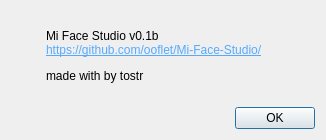
<?xml version="1.0" encoding="UTF-8"?>
<ui version="4.0">
 <class>Dialog</class>
 <widget class="QDialog" name="Dialog">
  <property name="enabled">
   <bool>true</bool>
  </property>
  <property name="geometry">
   <rect>
    <x>0</x>
    <y>0</y>
    <width>326</width>
    <height>140</height>
   </rect>
  </property>
  <property name="sizePolicy">
   <sizepolicy hsizetype="Fixed" vsizetype="Fixed">
    <horstretch>0</horstretch>
    <verstretch>0</verstretch>
   </sizepolicy>
  </property>
  <property name="minimumSize">
   <size>
    <width>326</width>
    <height>140</height>
   </size>
  </property>
  <property name="maximumSize">
   <size>
    <width>326</width>
    <height>140</height>
   </size>
  </property>
  <property name="windowTitle">
   <string>About</string>
  </property>
  <layout class="QVBoxLayout" name="verticalLayout">
   <item>
    <widget class="QFrame" name="frame">
     <property name="frameShape">
      <enum>QFrame::NoFrame</enum>
     </property>
     <property name="frameShadow">
      <enum>QFrame::Raised</enum>
     </property>
     <layout class="QGridLayout" name="gridLayout">
      <item row="3" column="1">
       <spacer name="verticalSpacer_2">
        <property name="orientation">
         <enum>Qt::Vertical</enum>
        </property>
        <property name="sizeHint" stdset="0">
         <size>
          <width>20</width>
          <height>40</height>
         </size>
        </property>
       </spacer>
      </item>
      <item row="1" column="3">
       <spacer name="horizontalSpacer">
        <property name="orientation">
         <enum>Qt::Horizontal</enum>
        </property>
        <property name="sizeHint" stdset="0">
         <size>
          <width>40</width>
          <height>20</height>
         </size>
        </property>
       </spacer>
      </item>
      <item row="1" column="2">
       <widget class="QLabel" name="label_2">
        <property name="text">
         <string>&lt;html&gt;&lt;head/&gt;&lt;body&gt;&lt;p&gt;Mi Face Studio v0.1b&lt;br/&gt;&lt;a href=&quot;https://github.com/ooflet/Mi-Face-Studio/&quot;&gt;&lt;span style=&quot; text-decoration: underline; color:#55aaff;&quot;&gt;https://github.com/ooflet/Mi-Face-Studio/&lt;/span&gt;&lt;/a&gt;&lt;/p&gt;&lt;p&gt;made with &lt;img src=&quot;:/Dark/heart.png&quot;/&gt; by tostr&lt;/p&gt;&lt;/body&gt;&lt;/html&gt;</string>
        </property>
        <property name="openExternalLinks">
         <bool>true</bool>
        </property>
       </widget>
      </item>
      <item row="0" column="1">
       <spacer name="verticalSpacer">
        <property name="orientation">
         <enum>Qt::Vertical</enum>
        </property>
        <property name="sizeHint" stdset="0">
         <size>
          <width>20</width>
          <height>40</height>
         </size>
        </property>
       </spacer>
      </item>
      <item row="1" column="1">
       <widget class="QLabel" name="label">
        <property name="sizePolicy">
         <sizepolicy hsizetype="Minimum" vsizetype="Preferred">
          <horstretch>0</horstretch>
          <verstretch>0</verstretch>
         </sizepolicy>
        </property>
        <property name="text">
         <string>&lt;html&gt;&lt;head/&gt;&lt;body&gt;&lt;p&gt;&lt;img src=&quot;:/Images/MiFaceStudio48x48.png&quot;/&gt;&lt;/p&gt;&lt;/body&gt;&lt;/html&gt;</string>
        </property>
       </widget>
      </item>
     </layout>
    </widget>
   </item>
   <item>
    <widget class="QDialogButtonBox" name="buttonBox">
     <property name="orientation">
      <enum>Qt::Horizontal</enum>
     </property>
     <property name="standardButtons">
      <set>QDialogButtonBox::Ok</set>
     </property>
    </widget>
   </item>
  </layout>
 </widget>
 <resources>
  <include location="resources/icons.qrc"/>
 </resources>
 <connections>
  <connection>
   <sender>buttonBox</sender>
   <signal>accepted()</signal>
   <receiver>Dialog</receiver>
   <slot>accept()</slot>
   <hints>
    <hint type="sourcelabel">
     <x>248</x>
     <y>254</y>
    </hint>
    <hint type="destinationlabel">
     <x>157</x>
     <y>274</y>
    </hint>
   </hints>
  </connection>
  <connection>
   <sender>buttonBox</sender>
   <signal>rejected()</signal>
   <receiver>Dialog</receiver>
   <slot>reject()</slot>
   <hints>
    <hint type="sourcelabel">
     <x>316</x>
     <y>260</y>
    </hint>
    <hint type="destinationlabel">
     <x>286</x>
     <y>274</y>
    </hint>
   </hints>
  </connection>
 </connections>
</ui>
